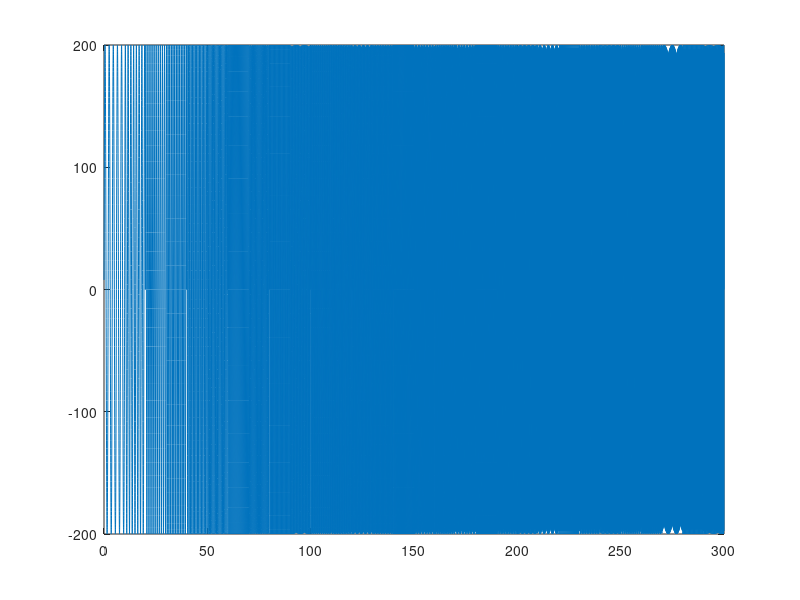

Source code (MATLAB):
%% Code to generate a csv file that contains a signal created by this script for use in APDL input excitation force
clear all

% input parameters
lt=300; %length of time
il=10; %interval length
A=200; %amplitude 

low=0.5; %low interval
high=8; %high interval

hf=high; %highest frequency
dt=1/(10*hf); %time step size

Fsteps=(high-low)/(lt/il); %freq step size
Tsteps=dt;
time=dt:Tsteps:il;
excel=[];
% create vector, then write to csv file.
for i=1:(lt/il) %how many intervals
        freq=low+Fsteps*(i-1);
        data=A*sin(time.*freq*2*pi);
        
        excel=[excel data];
end
timeTotal=dt:Tsteps:lt;
% excel=fliplr(excel);
var=[timeTotal' excel'];

figure
plot(timeTotal,excel)

file='C:\ANSYS\Temp\Validation\DuffingValDec17\SecondaryExcelAmp.csv';
csvwrite(file,var);
